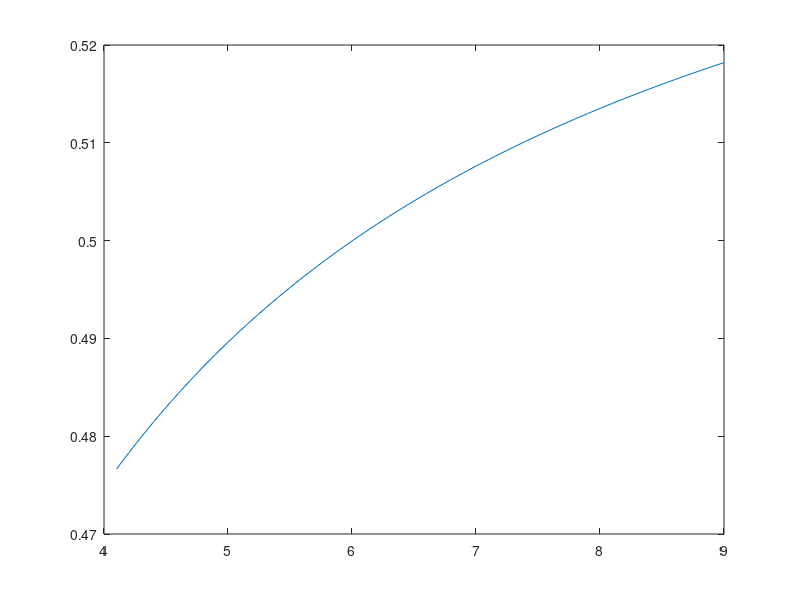

Reproduce this figure in MATLAB.

% Código baseado no artigo C. Londero et al(2017).
% Calcula a densidade de empacotamento.
% Não confundir com densidade de massa.

clc
close all
clear all

beta = 0.441;  % densidade de empacotamento de cada classe de grãos
y = 1 - beta;  % volume complementar de cada classe de grãos

k = [4.1:.1:9];  % índice de compactação

dens_real = 1./(y/beta./k + 1/y)

figure(1)
plot(k,dens_real)